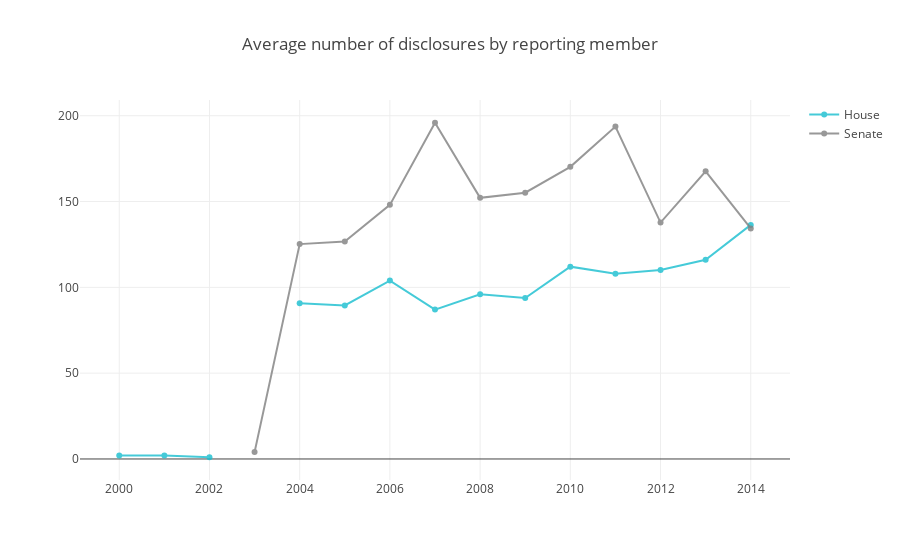

The cell this chart's notebook holds for it:
### Code cell
#TODO: there's definitely a better way to do this
# count number of reporting members
df1 = pfdc.groupby(['CalendarYear', 'Chamber']).CID.nunique().unstack()
df1.columns = ['House', 'Senate']
# count total numbers by year and chamber
df2 = pfdc.groupby(['CalendarYear', 'Chamber']).size().unstack()
df2.columns = ['House', 'Senate']
df2.House /= df1.House
df2.Senate /= df1.Senate

h = pgo.Scatter(x=df2.index, y=df2.House, name = "House", line = dict(color = '#17BECF'),
                opacity = 0.8)
s = pgo.Scatter(x=df2.index, y=df2.Senate, name = "Senate", line = dict(color = '#7F7F7F'),
                opacity = 0.8)


layout = dict(title = "Average number of disclosures by reporting member")

fig = dict(data=[h,s], layout=layout)
plotly.iplot(fig, filename = "")

### Figure 1 — Plotly figure (JSON) as saved in the notebook; plotly's stock layout.template omitted (floating-point values rounded to 4 significant figures)
{"data": [{"line": {"color": "#17BECF"}, "name": "House", "opacity": 0.8, "type": "scatter", "x": [2000, 2001, 2002, 2003, 2004, 2005, 2006, 2007, 2008, 2009, 2010, 2011, 2012, 2013, 2014], "y": [2, 2, 1, null, 90.72, 89.49, 104.0, 87.04, 95.96, 93.76, 112.0, 108.0, 110.1, 116.0, 136.4]}, {"line": {"color": "#7F7F7F"}, "name": "Senate", "opacity": 0.8, "type": "scatter", "x": [2000, 2001, 2002, 2003, 2004, 2005, 2006, 2007, 2008, 2009, 2010, 2011, 2012, 2013, 2014], "y": [null, null, null, 4, 125.2, 126.8, 148.1, 195.9, 152.1, 155.2, 170.2, 193.7, 137.7, 167.6, 134.3]}], "layout": {"title": "Average number of disclosures by reporting member"}}
